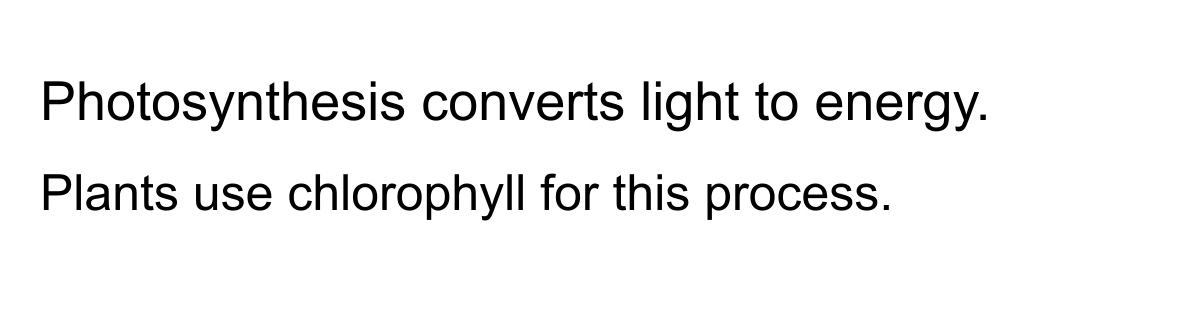
#> input picture server/uploads/_smoke/sample.png, 1200 x 320 px
$ python opencv_preprocess.py --input ../uploads/_smoke/sample.png --output out.png
#> lines starting #> are read from the running program, lines starting #| are printed output that depends on the picture; after the words box and inside, x2 and y2 are one past the last pixel; in counts of white or black regions, pixels touching at a corner belong together
import argparse
import json
import os
import sys

import cv2
import numpy as np


def build_steps():
    return [
        {"name": "opencv_read", "label": "OpenCV loaded image"},
        {"name": "opencv_grayscale", "label": "Converted to grayscale"},
        {"name": "opencv_denoise", "label": "Reduced noise"},
        {"name": "opencv_contrast", "label": "Enhanced contrast (CLAHE)"},
        {"name": "opencv_threshold", "label": "Applied adaptive threshold"},
        {"name": "opencv_deskew", "label": "Deskewed document"},
        {"name": "opencv_write", "label": "Saved preprocessed image"},
    ]


def deskew_image(image):
    inverted = cv2.bitwise_not(image)
    coordinates = np.column_stack(np.where(inverted > 0))
    if coordinates.size == 0:
        return image, 0.0

    angle = cv2.minAreaRect(coordinates)[-1]
    if angle < -45:
        angle = -(90 + angle)
    else:
        angle = -angle

    height, width = image.shape[:2]
    matrix = cv2.getRotationMatrix2D((width / 2, height / 2), angle, 1.0)
    rotated = cv2.warpAffine(
        image,
        matrix,
        (width, height),
        flags=cv2.INTER_CUBIC,
        borderMode=cv2.BORDER_REPLICATE,
    )
    return rotated, angle


def preprocess(input_path, output_path):
#> called with input_path = '../uploads/_smoke/sample.png', output_path = 'out.png'
    image = cv2.imread(input_path)
#> image is the input picture: shape (320, 1200, 3); min 0, max 255, mean 242.1
    if image is None:
        raise RuntimeError("Failed to read input image for OpenCV preprocessing.")

    grayscale = cv2.cvtColor(image, cv2.COLOR_BGR2GRAY)
    denoised = cv2.fastNlMeansDenoising(grayscale, None, 20, 7, 21)

    clahe = cv2.createCLAHE(clipLimit=2.0, tileGridSize=(8, 8))
    contrast = clahe.apply(denoised)

    thresholded = cv2.adaptiveThreshold(
        contrast,
        255,
        cv2.ADAPTIVE_THRESH_GAUSSIAN_C,
        cv2.THRESH_BINARY,
        31,
        11,
    )
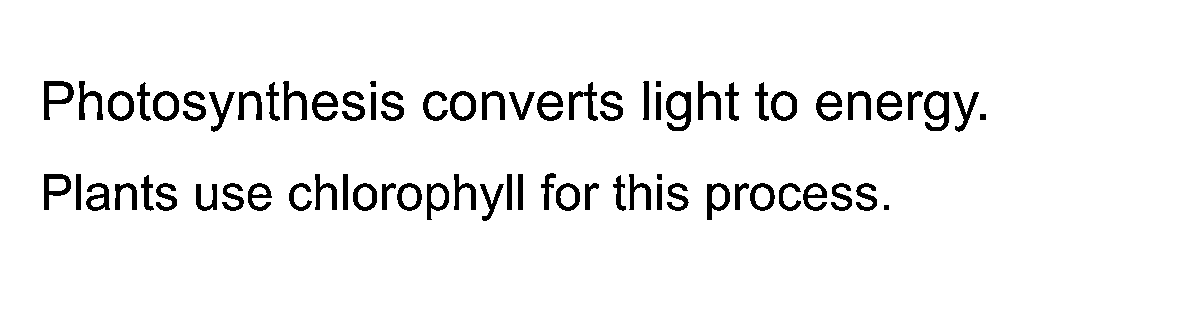
#> thresholded: shape (320, 1200); 94.6% white; 73 black regions, largest, box (x1, y1, x2, y2) and area: (666, 91, 691, 131) 505, (924, 91, 949, 131) 503, (44, 81, 74, 120) 468

    deskewed, angle = deskew_image(thresholded)
#> in deskew_image, `coordinates = np.column_stack(np.where(inverted > 0))`: coordinates = 20579 pairs, first value 81 to 220, second value 44 to 985
#> in deskew_image, `angle = cv2.minAreaRect(coordinates)[-1]`: angle = -90
#> in deskew_image, `angle = -(90 + angle)`: angle = 0
#> in deskew_image, `matrix = cv2.getRotationMatrix2D((width / 2, height / 2), angle, 1.0)`: matrix = [[1, 0, 0], [0, 1, 0]]
#> angle = 0

    kernel = np.ones((1, 1), np.uint8)
    cleaned = cv2.morphologyEx(deskewed, cv2.MORPH_OPEN, kernel)

    os.makedirs(os.path.dirname(output_path), exist_ok=True)
    ok = cv2.imwrite(output_path, cleaned)
    if not ok:
        raise RuntimeError("Failed to save OpenCV preprocessed image.")

    return angle


def main():
    parser = argparse.ArgumentParser()
    parser.add_argument("--input", required=True)
    parser.add_argument("--output", required=True)
    args = parser.parse_args()

    try:
        angle = preprocess(args.input, args.output)
#> angle = 0
        payload = {
            "ok": True,
            "steps": build_steps(),
            "deskew_angle": round(float(angle), 3),
            "output_path": args.output,
        }
        print(json.dumps(payload))
#> (printed output is left out)
    except Exception as exc:
        payload = {"ok": False, "error": str(exc)}
        print(json.dumps(payload), file=sys.stderr)
        sys.exit(1)


if __name__ == "__main__":
    main()
